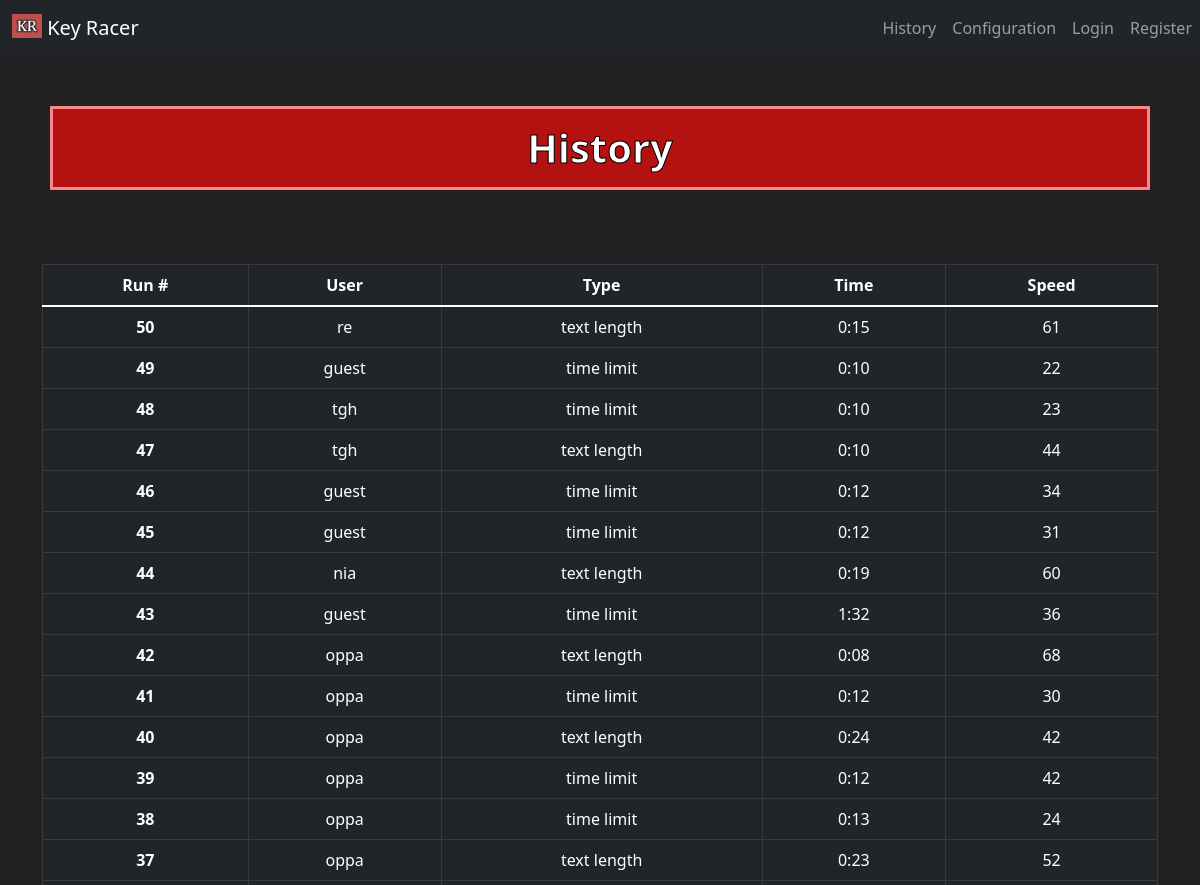
Before: /history (upper part) with the older database file.
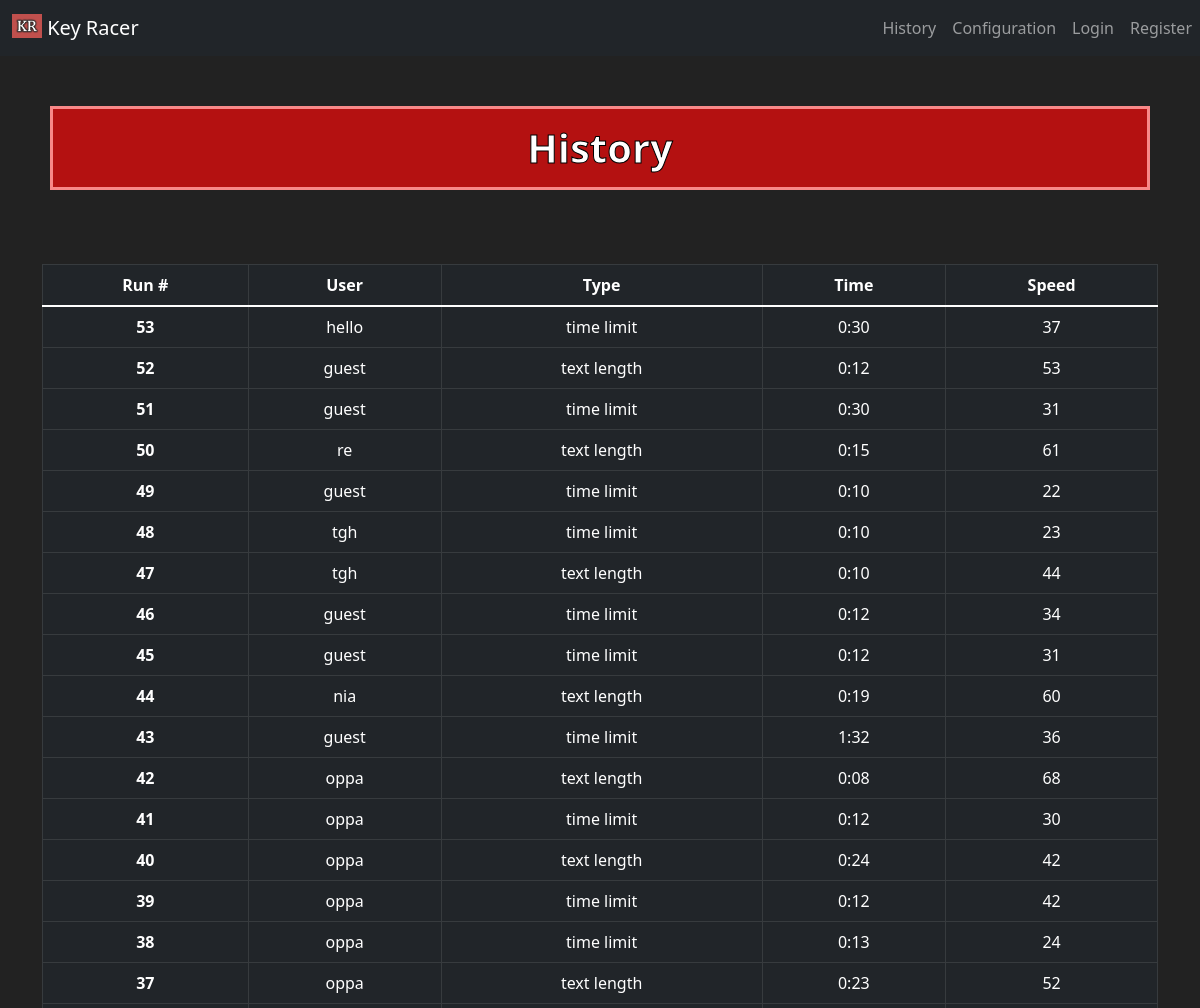
After: the same page with the newer database file.
### tables this page shows
CREATE TABLE runs (id INTEGER PRIMARY KEY AUTOINCREMENT NOT NULL, minutes INTEGER, seconds INTEGER, speed INTEGER, configuration TEXT NOT NULL, user TEXT);

### app.py (the view)
@app.route("/history", methods=["GET"])
def history():
    runs = []
    user = ""
    username = ""
    with sqlite3.connect('typer.db') as con:
        cur = con.cursor()
        if 'user_id' in session:
            usernames = cur.execute('SELECT username FROM users WHERE id = ?', (session['user_id'], ))
            for usernam in usernames:
                username = usernam[0]
            user = "user"
        else:
            user = "guest"
        runs = cur.execute('SELECT * FROM runs')
        con.commit()
        return render_template("history.html", user=user, runs=runs, username=username)

### templates/history.html (shortened to what this page needs)
{% extends "layout.html" %}
{% block content %}
    <h1>History</h1>
    <br>
    <div class="container">
        <div class="col align-self-center">
            <table class="text-center table table-dark table-hover talbe-striped table-bordered" id="original">
                <thead>
                    <th scope="col">Run #</th>
                    <th scope="col">User</th>
                    <th scope="col">Type</th>
                    <th scope="col">Time</th>
                    <th scope="col">Speed</th>
                </thead>
                <tbody id="story" class="table-group-divider">
                    {% for run in runs | reverse %}
                        <tr id="run{{ run[0] }}">
                            <th scope="row">{{ run[0] }}</th>
                            <td>{{ run[5] }}</td>
                            <td>{{ run[4] }}</td>
                            {% if run[2] < 10 %}
                            <td>{{ run[1] }}:0{{ run[2] }}</td>
                            {% else %}
                            <td>{{ run[1] }}:{{ run[2] }}</td>
                            {% endif %}
                            <td>{{ run[3] }}</td>
                        </tr>
                    {% endfor %}
                </tbody>
            </table>
        </div>
    </div>
{% endblock %}

### templates/layout.html (shortened to what this page needs)
<!DOCTYPE html>
<html lang="en">
<head>
    <link href="https://cdn.jsdelivr.net/npm/bootstrap@5.1.3/dist/css/bootstrap.min.css" rel="stylesheet">
    <link rel="stylesheet" href="/static/styles.css">
</head>
    <body style="background-color:rgb(18,18,18,.93); color:white;">
        <nav class="navbar navbar-expand-lg navbar-dark bg-dark">
            <div class="container-fluid">
                <a class="navbar-brand" href="/">
                    <img src="/static/logo1.PNG" alt="" width="30" height="24" class="d-inline-block align-text-top">
                    Key Racer
                </a>
            </div>
            <div class="collapse navbar-collapse" id="navbarNav">
                <div class="navbar-nav">
                        <a class="nav-link" aria-current="page" href="/history">History</a>
                        <a class="nav-link" aria-current="page" href="/">Configuration</a>
                        {% if user == "user" %}
                            <a class="nav-link" aria-current="page" href="/logout">Logout</a>
                        {% else %}
                            <a class="nav-link" aria-current="page" href="/login">Login</a>
                            <a class="nav-link" aria-current="page" href="/register">Register</a>
                        {% endif %}
                </div>
            </div>
        </nav>
        {% block content %}{% endblock %}
    </body>
</html>

### static/styles.css (style rules this page uses)
h1 { color: white; -webkit-text-stroke-width: 1px; -webkit-text-stroke-color: black; text-align: center; border: 3px solid rgb(248, 136, 136); background-color: rgb(180, 17, 17); margin-top: 30px; margin: 50px; padding: 15px; font-weight: bold; }

Changed rows visible on the page:
added runs: id "53", user "hello", configuration "time limit", minutes "0", seconds "30", speed "37"
added runs: id "52", user "guest", configuration "text length", minutes "0", seconds "12", speed "53"
added runs: id "51", user "guest", configuration "time limit", minutes "0", seconds "30", speed "31"
